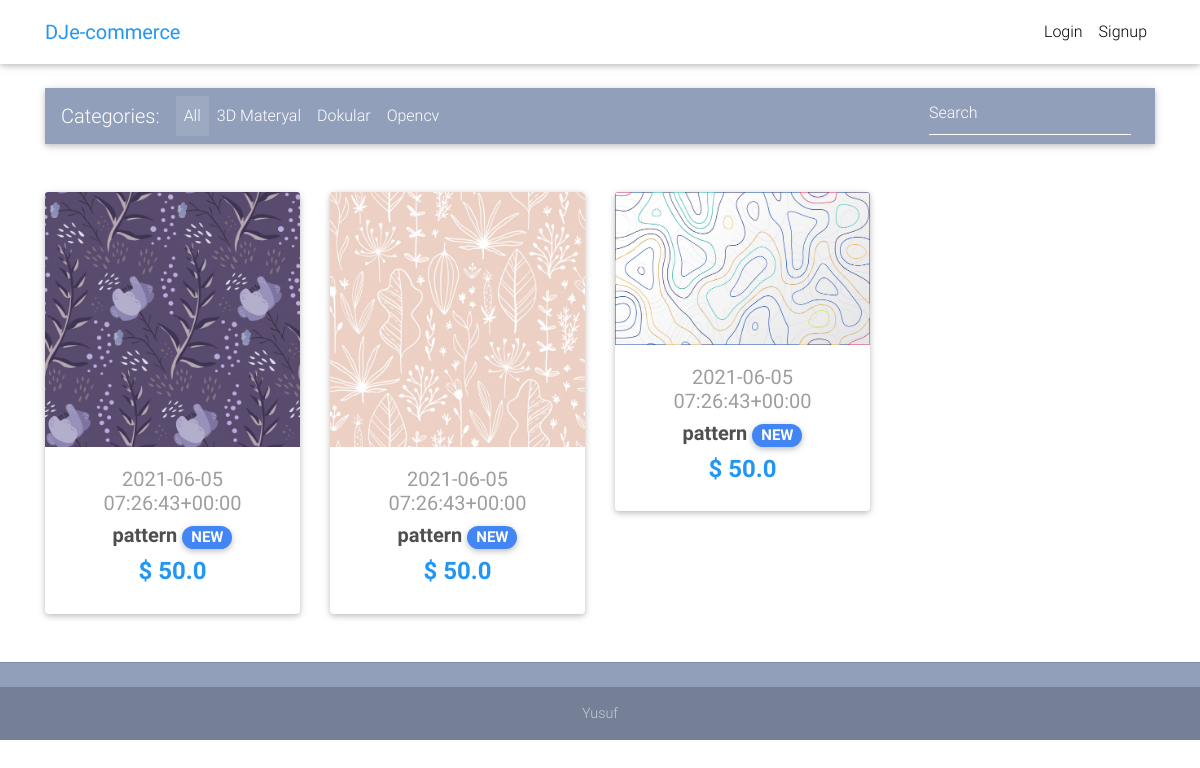
Page /patterns/ on the committed database.
### core/models.py (models this page shows, shortened)
class Item(models.Model):
    title = models.CharField(max_length=100)
    price = models.FloatField()
    discount_price = models.FloatField(blank=True, null=True)
    category = models.CharField(choices=CATEGORY_CHOICES, max_length=2)
    label = models.CharField(choices=LABEL_CHOICES, max_length=1)
    slug = models.SlugField()
    description = models.TextField()
    image = models.ImageField()
    def get_absolute_url(self):
        return reverse("core:product", kwargs={
            'slug': self.slug
        })

### core/views.py (the view)
# urls.py: path('patterns/', views.patternView, name='patterns'),
def patternView(request):
    context = {
        'items': Item.objects.filter(title__icontains='pattern')
    }
    return render(request, 'patterns.html', context)

### templates/patterns.html (shortened to what this page needs)
{% extends "base.html" %}
{% block content %}
<main>
<div class="container">
    <nav class="navbar navbar-expand-lg navbar-dark mdb-color lighten-3 mt-3 mb-5">
    <span class="navbar-brand">Categories:</span>
    <div class="collapse navbar-collapse" id="basicExampleNav">
        <ul class="navbar-nav mr-auto">
        <li class="nav-item active">
            <a class="nav-link" href="/">All
            </a>
        </li>
        <li class="nav-item">
            <a class="nav-link" href="{% url 'core:materials' %}">3D Materyal</a>
        </li>
        <li class="nav-item">
            <a class="nav-link" href="{% url 'core:patterns'%}">Dokular</a>
        </li>
        <li class="nav-item">
            <a class="nav-link" href="{% url 'core:opencvd'%}">Opencv</a>
        </li>
        </ul>
        <form class="form-inline">
        <div class="md-form my-0">
            <input class="form-control mr-sm-2" type="text" placeholder="Search" aria-label="Search">
        </div>
        </form>
    </div>
    </nav>
    <section class="text-center mb-4">
    <div class="row wow fadeIn">
        {% for item in items %}
        <div class="col-lg-3 col-md-6 mb-4">
        <div class="card">
            <div class="view overlay">
            <img src="{{ item.image.url }}" class="card-img-top">
            </div>
            <div class="card-body text-center">
            <a href="" class="grey-text">
                <h5>{{ item.get_category_display }}</h5>
            </a>
            <h5>
                <strong>
                <a href="{{ item.get_absolute_url }}" class="dark-grey-text">{{ item.title }}
                    <span class="badge badge-pill {{ item.get_label_display }}-color">NEW</span>
                </a>
                </strong>
            </h5>
            <h4 class="font-weight-bold blue-text">
                <strong>$
                {% if item.discount_price %}
                {{ item.discount_price }}
                {% else %}
                {{ item.price }}
                {% endif %}
                </strong>
            </h4>
            </div>
        </div>
        </div>
        {% endfor %}
    </div>
    </section>
</div>
</main>
{% endblock content %}

### templates/base.html (style rules this page uses)
html, body, header, .carousel { height: 60vh; }

### rows in the picture
Item: image (picture), category "2021-06-05 07:26:43+00:00", title "pattern", price "50.0"
Item: image (picture), category "2021-06-05 07:26:43+00:00", title "pattern", price "50.0"
Item: image (picture), category "2021-06-05 07:26:43+00:00", title "pattern", price "50.0"
